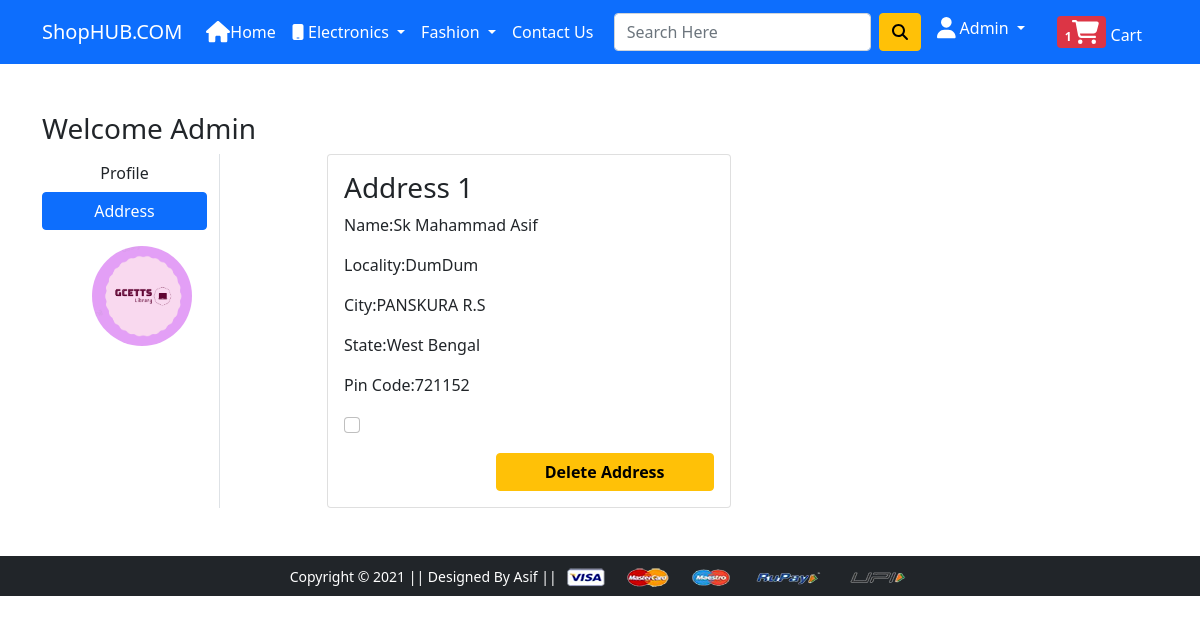
The page /address/ (signed in) on the database its author committed.
### app/models.py (models this page shows)
class Customer(models.Model):
    user=models.ForeignKey(User,on_delete=models.CASCADE)
    name=models.CharField(max_length=200)
    locality=models.CharField(max_length=200)
    city=models.CharField(max_length=50)
    zipcode=models.IntegerField()
    state=models.CharField(choices=STATE_CHOICE,max_length=50)
    profile_pic=models.ImageField(upload_to='profileimg',default="profile1.png", null=True, blank=True)

### app/views.py (the view)
# urls.py: path('address/', views.address, name='address'),
@login_required
def address(request):
    user=request.user
    photo=Customer.objects.filter(user=user).order_by('profile_pic').last()
    cust_add=[p for p in Customer.objects.all() if p.user == user]
    totalitem = 0
    if request.user.is_authenticated:
        totalitem = len(Cart.objects.filter(user=request.user))
    return render(request, 'app/address.html',{'add':cust_add,'active':'btn-primary','totalitem':totalitem,'photo':photo})

### app/templates/app/address.html (shortened to what this page needs)
{% extends 'app/base.html' %}
{% load static %}
{% block main-content %}
<div class="container my-5">
 <div class="row">
 <h3>Welcome <span class="text-capitalize">{{request.user}}</span></h3>
  <div class="col-sm-2 border-end">
   <ul class="list-unstyled">
    <li class="d-grid"><a href="{% url 'profile' %}" class="btn">Profile</a></li>
    <li class="d-grid"><a href="{% url 'address' %}" class="btn {{active}}">Address</a></li>
   </ul>
   <a href="{% url 'address' %}" style="padding-left:50px;"><img  src="{{photo.profile_pic.url}}" alt="avtar" class="image"  width="100" height="100" style="border-radius: 50%; "></a>
  </div>
  <div class="col-sm-9 offset-sm-1">
   <div class="row">
    {% for ad in add %}
    <div class="col-sm-6">
     <div class="card">
      <div class="card-body">
       <h3>Address {{forloop.counter}}</h3>
       <p>Name:{{ad.name}}</p>
       <p>Locality:{{ad.locality}}</p>
       <p>City:{{ad.city}}</p>
       <p>State:{{ad.state}}</p>
       <p>Pin Code:{{ad.zipcode}}</p>
       <form action="/delete-address">
        <input class="form-check-input" type="checkbox" name="adid" id="adid{{forloop.counter}}" value="{{ad.id}}" required>
        <div class="text-end">
            <button type="submit" class="btn btn-warning mt-3 px-5 fw-bold">Delete Address</button>
          </div>
      </form>
      </div>
     </div>
    </div>
    {% endfor %}
   </div>
  </div>
 </div>
</div>
{% endblock main-content %}

### app/templates/app/base.html (shortened to what this page needs)
<!doctype html>
{% load static %}
<html lang="en">
  <head>
    <link href="https://cdn.jsdelivr.net/npm/bootstrap@5.0.0-beta1/dist/css/bootstrap.min.css" rel="stylesheet">
    <link rel="stylesheet" href="https://maxcdn.bootstrapcdn.com/font-awesome/4.4.0/css/font-awesome.min.css">
    <link rel="stylesheet" href="{% static 'app/css/owl.carousel.min.css' %}">
    <link rel="stylesheet" href="{% static 'app/css/all.min.css' %}">
    <link rel="stylesheet" href="{% static 'app/css/style.css' %}">
    <link rel="stylesheet" href="//code.jquery.com/ui/1.12.1/themes/base/jquery-ui.css">
  </head>
  <body>
    <nav class="navbar navbar-expand-lg navbar-dark bg-primary">
     <div class="container">
       <a class="navbar-brand" href="/">ShopHUB.COM</a>
       <div class="collapse navbar-collapse" id="navbarSupportedContent">
         <ul class="navbar-nav me-auto mb-2 mb-lg-0">
           <li class="nav-item">
             <a class="nav-link active" aria-current="page" href="/"><i class="fa fa-home fa-lg" aria-hidden="true"> </i>Home</a>
           </li>
           <li class="nav-item dropdown">
             <a class="nav-link dropdown-toggle text-white" href="#" id="electronicsDropdown" role="button" data-bs-toggle="dropdown" aria-expanded="false">
              <i class="fa fa-mobile" aria-hidden="true"></i>     Electronics
             </a>
           </li>
           <li class="nav-item dropdown">
             <a class="nav-link dropdown-toggle text-white" href="#" id="fashionDropdown" role="button" data-bs-toggle="dropdown" aria-expanded="false">
               Fashion
             </a>
           </li>
           <li class="nav-item">
            <a class="nav-link active" aria-current="page" href="/">Contact Us</a>
          </li>
         </ul>
         <form class="d-flex" action="/search" method="get">
           <input class="form-control me-2" type="search" placeholder="Search Here " aria-label="Search" name="query" id="tags" required>
           <button class="btn btn-warning" type="submit"><span class="material-icons-outlined">
            <i class="fas fa-search"></i>
          </span>
        </button>
         </form>
         <div>
          <ul class="navbar-nav me-auto mb-2 mb-lg-0">
            {% if request.user.is_authenticated %}
           <li class="nav-item dropdown mx-2">
              <a class="nav-link dropdown-toggle text-white" href="#" id="profileDropdown" role="button" data-bs-toggle="dropdown" aria-expanded="false">
                <i class="fa fa-user fa-lg" aria-hidden="true"> </i>  {{request.user|capfirst}}
              </a>
            </li>
            <li class="nav-item mx-2">
             <a href="{% url 'showcart' %}" class="nav-link text-white"><span class="badge bg-danger">{{ totalitem }}<i class="fa fa-shopping-cart fa-2x"  aria-hidden="true"></i></span> Cart </a>
            </li>
            {% endif %}
          </ul>
         </div>
       </div>
     </div>
    </nav>
    {% block main-content %} {% endblock main-content %}
    <footer class="container-fluid bg-dark text-center p-2 mt-5">
        <small class="text-white">Copyright &copy; 2021 || Designed By Asif || </small>
        <img src="{% static 'app/images/payment.png' %}" alt="" srcset="" class="img-fluid" height="2px">
    </footer>
  </body>
</html>

### rows shown on the page
Customer: profile_pic (picture), name "Sk Mahammad Asif", locality "DumDum", city "PANSKURA R.S", state "West Bengal", zipcode "721152"

### other values the page prints
{{ request.user|capfirst }} "Admin"
{{ totalitem }} "1"
{{ request.user }} "Admin"
